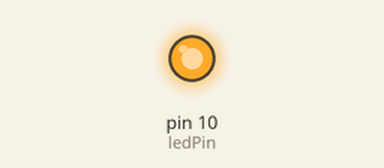
A sketch run on a simulated Arduino Uno, built with avr-gcc and run on an emulated ATmega328P. Shown: output pins drawn as LEDs (lit = HIGH). No radio packets arrive unless stated.

Above: at 1.0 s.
At 3.1 s:
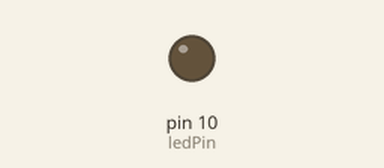
Timing chart, 0 to 5.4 s (numbered marks = the images above):
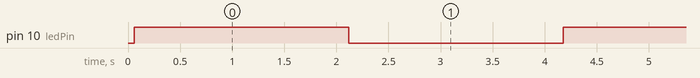

Measured:
- by itself, pin 10 (ledPin): alternates HIGH for 2.1 s and LOW for 2.1 s

The sketch:

One_trans.ino
```cpp
#include <VirtualWire.h>
const int ledPin = 10;
char *data;
void setup()
{
  pinMode(ledPin,OUTPUT);
  vw_set_ptt_inverted(true);
  vw_set_tx_pin(12);
  vw_setup(4000);
}

void loop()
{
  data="1";
  vw_send((uint8_t *)data, strlen(data));
  vw_wait_tx();
  digitalWrite(ledPin,HIGH);
  delay(2000);
  data="0";
  vw_send((uint8_t *)data, strlen(data));
  vw_wait_tx();
  digitalWrite(ledPin,LOW);
  delay(2000);
}
```
